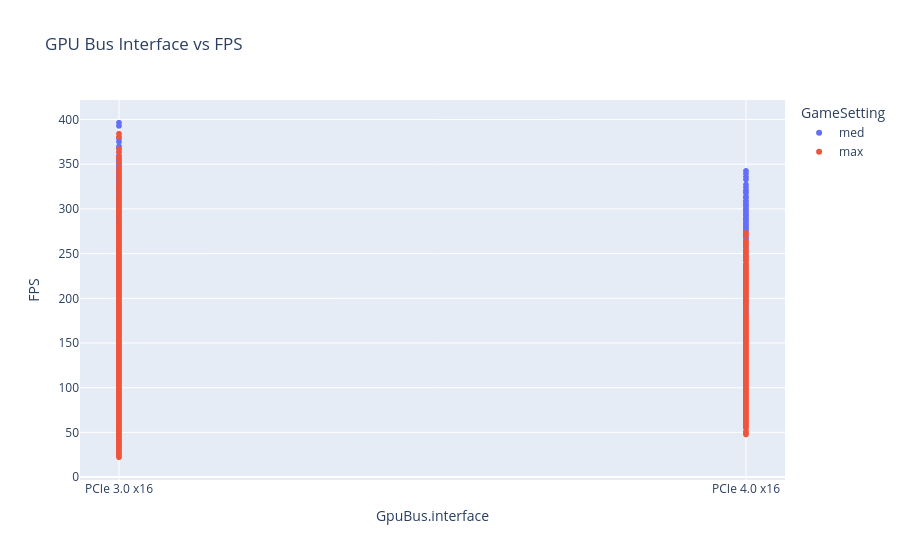

Here is the notebook cell this chart was saved with:
### Code cell
fig = px.scatter(df,x='GpuBus.interface',y='FPS',color='GameSetting',title='GPU Bus Interface vs FPS')
fig.show()

### Figure 1 — Plotly figure (JSON) as saved in the notebook; plotly's stock layout.template omitted (floating-point values rounded to 4 significant figures; data arrays with more than 128 entries replaced by an {"elided": "..."} marker saying what was removed)
{"data": [{"hovertemplate": "GameSetting=med<br>GpuBus.interface=%{x}<br>FPS=%{y}<extra></extra>", "legendgroup": "med", "marker": {"color": "#636efa", "symbol": "circle"}, "mode": "markers", "name": "med", "showlegend": true, "type": "scattergl", "x": {"elided": "12312 str values"}, "xaxis": "x", "y": {"elided": "12312 float values"}, "yaxis": "y"}, {"hovertemplate": "GameSetting=max<br>GpuBus.interface=%{x}<br>FPS=%{y}<extra></extra>", "legendgroup": "max", "marker": {"color": "#EF553B", "symbol": "circle"}, "mode": "markers", "name": "max", "showlegend": true, "type": "scattergl", "x": {"elided": "12312 str values"}, "xaxis": "x", "y": {"elided": "12312 float values"}, "yaxis": "y"}], "layout": {"legend": {"title": {"text": "GameSetting"}, "tracegroupgap": 0}, "title": {"text": "GPU Bus Interface vs FPS"}, "xaxis": {"anchor": "y", "domain": [0, 1], "title": {"text": "GpuBus.interface"}}, "yaxis": {"anchor": "x", "domain": [0, 1], "title": {"text": "FPS"}}}}
